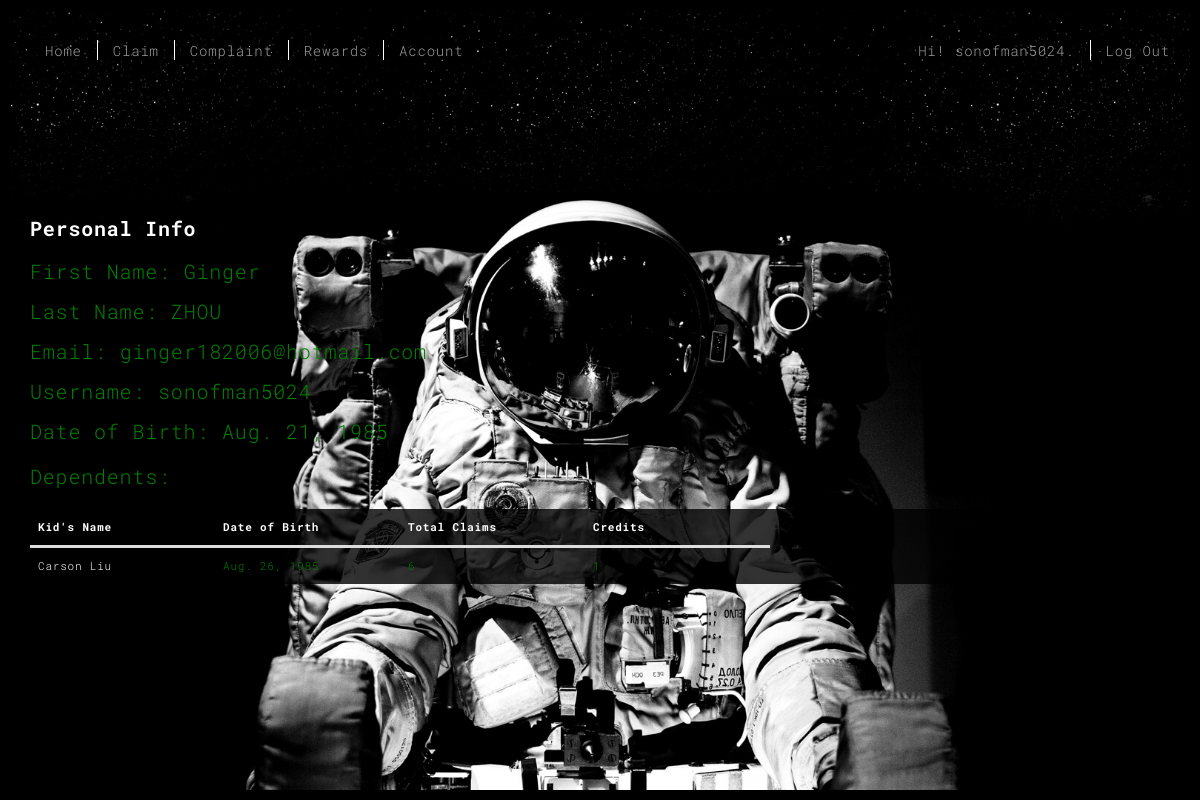
The app's page /account/account_info/ (signed in) with its own data.
### user_app/models.py (models this page shows)
class User(AbstractUser):
    date_birth = models.DateField(null=True)
    email= models.EmailField(unique=True)
    is_kid = models.BooleanField('kid status', default = False)
    is_parent = models.BooleanField('parent status', default = False)

class Kid(models.Model):
    user = models.OneToOneField("User", on_delete=models.CASCADE)
    parent = models.ForeignKey("User", on_delete=models.CASCADE, related_name="kids_parent")
    reward_credit = models.IntegerField()

### account/views.py (the view)
# urls.py: path('account_info/', views.account_info, name = 'account_info'),
@login_required(login_url='login')
def account_info(request):
    if request.user.is_kid:
        account = User.objects.get(username = request.user)
        kid = Kid.objects.get(user = request.user)
        credit = kid.reward_credit
        parent = User.objects.get(username = kid.parent)
        return render(request, "account_info.html", {'account':account, 'credit':credit, 'parent':parent }, )
    elif request.user.is_parent:
        account = User.objects.get(username = request.user)
        kids = account.kids_parent.all()
        return render(request, "account_info.html", {'account':account, 'kids':kids,}, )

### account/templates/account_info.html (shortened to what this page needs)
{% extends 'base.html' %}
{% block table %}
<h3 style="color:white">Personal Info</h3>
    <h3><div style="color:green ">
        <p><span >First Name: </span>{{ user.first_name }}</p>
        <p><span >Last Name: </span>{{ user.last_name }}</p>
        <p><span >Email: </span>{{ user.email }}</p>
        <p><span >Username: </span>{{ user.username }}</p>
        <p><span >Date of Birth: </span>{{ user.date_birth }}</p>
    </div>
    </h3>
        {% if user.is_parent %}
        <h3 style="color:green "><p><span >Dependents: </span></p></h3>
            <table class="table" style="color: green">
            <thead>
                <tr>
                    <th>Kid's Name</th>
                    <th>Date of Birth</th>
                    <th>Total Claims</th>
                    <th>Credits</th>
                </tr>
            </thead>
            <tbody>
                {% for kid in kids %}
                <tr>
                    <td><a href={% url 'kid_claim' kid.user.id %}>{{ kid.user.first_name}} {{ kid.user.last_name}}</a></td>
                    <td>{{ kid.user.date_birth}}</td>
                    <td>{{ kid.user.claimlist_set.count}}</td>
                    <td>{{ kid.reward_credit}}</td>
                </tr>
                {%endfor%}
            </tbody>
        </table>
        {% endif %}
{% endblock table %}

### templates/base.html (shortened to what this page needs)
{% load static %}
<!DOCTYPE html>
<html lang="en">
<head>
<link href="{% static 'main.3f6952e4.css' %}" rel="stylesheet"></head>
<body class="minimal">
<div id="site-border-left"></div>
<div id="site-border-right"></div>
<div id="site-border-top"></div>
<div id="site-border-bottom"></div>
<header>
  <nav class="navbar  navbar-fixed-top navbar-inverse">
    <div class="container">
      <div class="collapse navbar-collapse" id="navbar-collapse">
        <ul class="nav navbar-nav ">
          <li><a href="{% url 'home' %}" title="">Home</a></li>
          <li><a href="{% url 'claim' %}" title="">Claim</a></li>
          <li><a href="{% url 'complaint' %}" title="">Complaint</a></li>
          <li><a href="{% url 'rewards' %}" title="">Rewards</a></li>
          <li><a href="{% url 'account' %}" title="">Account</a></li>
        </ul>
        <ul class="nav navbar-nav navbar-right">
            {% if user.is_authenticated %}
            <li><a>Hi! {{ user.username}}.</a></li>
            <li><a href="{% url 'logout'%}">Log Out</a></li>
            {% else %}
            <li><a href="{% url 'login'%}">Log In</a></li>
            <li><a href="{% url 'fork'%}">Sign Up</a></li>
            {% endif %}
        </ul>
      </div>
    </div>
  </nav>
</header>
  <div class="hero-full-container background-image-container" style="background-image: url('{% static 'images/space.jpg' %}')">
    <div class="container">
      <div class="row">
        <div class="col-xs-12">
          <div class="hero-full-wrapper">
            <div class="text-content">
              <h4>{% block table %}
                  {% endblock table %}</h4>
            </div>
          </div>
        </div>
      </div>
    </div>
  </div>
</body>
</html>

### templates/base.html (style rules this page uses)
tbody { display:block; width: 100%; overflow: auto; height: auto; background: rgba(0,0,0,0.8) }
table { border-spacing: 0px; table-layout: auto; margin-left: auto; margin-right: auto; }
thead tr { display:table-header-group; }
thead { background: rgba(0,0,0,0.8); color:#fff; }
th, td { padding: 0px; text-align: left; width: 185px; word-wrap: break-word; display: inline-block }

### records on screen
User: username "sonofman5024", first_name "Ginger", last_name "ZHOU", email "ginger182006@hotmail.com", date_birth "Aug. 21, 1985"
Kid: user.first_name "Carson", user.last_name "Liu", user.date_birth "Aug. 26, 1985", user.claimlist_set.count "6", reward_credit "1"
